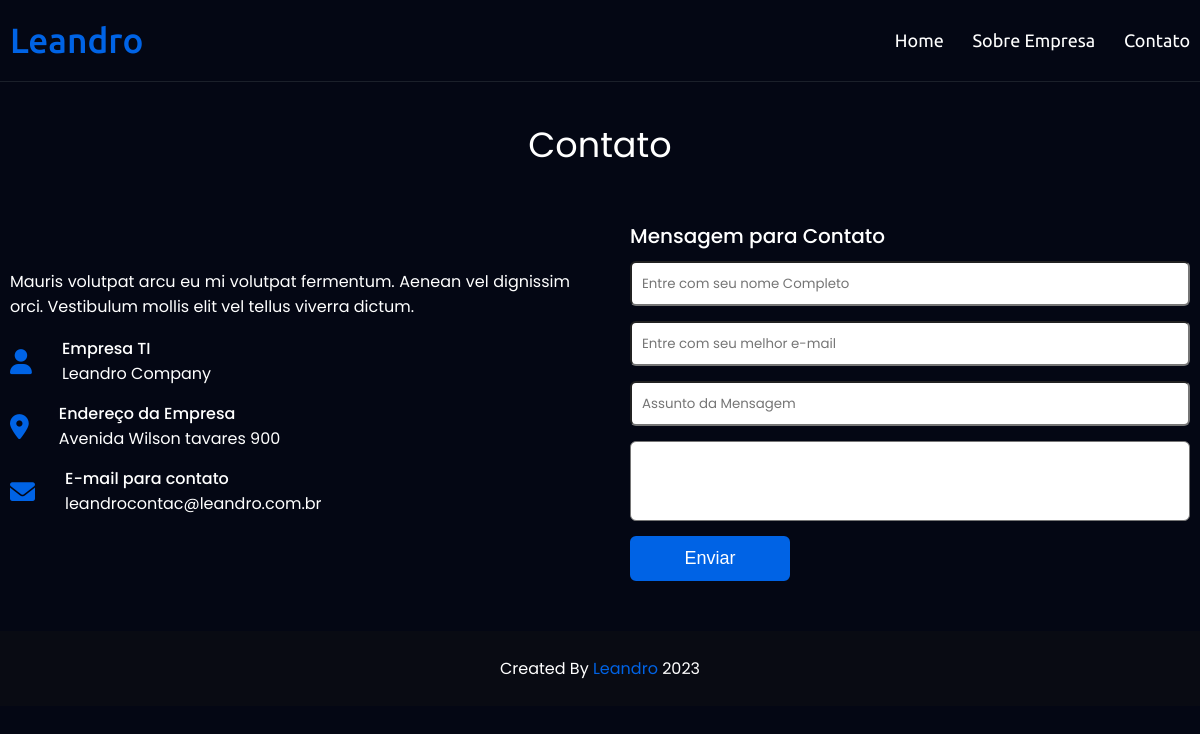
The app's page /contato with its own data.
### tables this page shows
CREATE TABLE `sts_contents_contacts` (
  `id` int(11) NOT NULL,
  `title_contact` varchar(220) NOT NULL,
  `desc_contact` text NOT NULL,
  `icon_company` varchar(44) NOT NULL,
  `title_company` varchar(220) NOT NULL,
  `desc_company` varchar(220) NOT NULL,
  `icon_address` varchar(45) NOT NULL,
  `title_address` varchar(220) NOT NULL,
  `desc_address` varchar(220) NOT NULL,
  `icon_email` varchar(45) NOT NULL,
  `title_email` varchar(220) NOT NULL,
  `desc_email` varchar(220) NOT NULL,
  `title_form` varchar(220) NOT NULL,
  `created` datetime NOT NULL,
  `modified` datetime DEFAULT NULL
);

CREATE TABLE `sts_footers` (
  `id` int(11) NOT NULL,
  `footer_desc` varchar(200) NOT NULL,
  `footer_text_link` varchar(220) NOT NULL,
  `footer_link` varchar(220) NOT NULL,
  `created` datetime NOT NULL,
  `modified` datetime DEFAULT NULL
);

### app/sts/Controllers/Contato.php (called while the page is built, shortened)
<?php
class Contato
{
    private  ?array  $data = null;
    public function index(): void
    {
        $contentContact = new StsContentContact();
        $this->data['content'] =  $contentContact->index();
        $footer = new StsFooter();
        $this->data['footer'] =  $footer->index();
        $loadView = new ConfigView("sts/Views/contato/contato", $this->data);
        $loadView->loadView();
    }
}

### index.php (called while the page is built, shortened)
<?php
$url = new ConfigController();
$url->loadPage();

### app/sts/Models/helper/stsRead.php (called while the page is built, shortened)
<?php
class StsRead extends StsConn
{
    private string $select;
    private object $query;
    private array $values = [];
    public function fullRead(string $query, ?string $parseString = null)
    {
        $this->select = $query;
        $this->exeInstruction();
    }
    private function exeInstruction()
    {
        $this->connection();
        try {
            $this->exeParameter();
            $this->query->execute();
            $this->result =  $this->query->fetchAll();
        } catch (PDOException $error) {
            $this->result = null;
        }
    }
    private function connection()
    {
        $this->conn = $this->connectDb();
        $this->query =  $this->conn->prepare($this->select);
        $this->query->setFetchMode(PDO::FETCH_ASSOC);
    }
    private function exeParameter()
    {
        if ($this->values) {
            foreach ($this->values as $link => $value) {
                if (($link == 'limit') || ($link == 'offset') || ($link == 'id')) {
                    $value =  (int) $value;
                }
                $this->query->bindValue(":{$link}", $value, (is_int($value) ? PDO::PARAM_INT : PDO::PARAM_STR));
            }
        }
    }
    private function parseString(?string $parseString = null)
    {
        if (!empty($parseString)) {
            parse_str($parseString, $this->values);
        }
    }
}

### app/sts/Models/helper/StsConn.php (called while the page is built, shortened)
<?php
abstract class StsConn
{
    private string $host = HOST;
    private string $user = USER;
    private string $pass = PASS;
    private string $dbname = DBNAME;
    private int $port = PORT;
    public function connectDb(): object
    {
        try {
            return $this->connect  = new  PDO(
                "mysql:host={$this->host};port={$this->port};dbname=" . $this->dbname,
                $this->user,
                $this->pass
            );
        } catch (PDOException $err) {
            die($err->getMessage());
        }
    }
}

### app/sts/Models/StsContentContact.php (called while the page is built, shortened)
<?php
class StsContentContact
{
    public function index(): ?array
    {
        $viewContentContact =  new StsRead();
        $viewContentContact->fullRead("SELECT title_contact, desc_contact, icon_company, title_company,
                                        desc_company, icon_address, title_address, desc_address, icon_email, title_email, desc_email, title_form
                            FROM  sts_contents_contacts
                            WHERE id=:id
                            LIMIT :limit", "id=1&limit=1");
        $this->data =   $viewContentContact->getResult();
        return $this->data;
    }
}

### app/sts/Models/StsFooter.php (called while the page is built, shortened)
<?php
class StsFooter
{
    public function index(): ?array
    {
        $viewFooter =  new StsRead();
        $viewFooter->fullRead("SELECT footer_desc, footer_text_link, footer_link
                            FROM  sts_footers
                            WHERE id=:id
                            LIMIT :limit", "id=1&limit=1");
         $this->data =   $viewFooter->getResult();
        return $this->data;
    }
}

### app/sts/Views/contato/contato.php (the view, shortened to what this page needs)
<?php
if (!empty($this->data['content'][0])) {
    extract($this->data['content'][0]);
} else {
    echo "<p style='color: #f00;'> Error: Nenhuma informação de contato encontrada </p>";
}
?>
<section class="contact">
    <div class="max-width">
        <h2 class="title">
            <?php if (isset($title_contact))
                echo  $title_contact;
            ?>
        </h2>
        <div class="contact-content">
            <div class="column left">
                <p>
                    <?php if (isset($desc_contact))
                        echo $desc_contact;
                    ?>
                </p>
                <div class="icons">
                    <div class="row">
                        <i class="<?= $icon_company ?>"></i>
                        <div class="info">
                            <div class="head">
                                <?php if (isset($title_company))
                                    echo $title_company;
                                ?>
                            </div>
                            <div class="sub-title">
                                <?php if (isset($desc_company))
                                    echo $desc_company;
                                ?>
                            </div>
                        </div>
                    </div>
                    <div class="row">
                        <i class="<?= $icon_address ?>"></i>
                        <div class="info">
                            <div class="head">
                                <?php if (isset($title_address))
                                    echo $title_address;
                                ?>
                            </div>
                            <div class="sub-title">
                                <?php if (isset($desc_address))
                                    echo $desc_address;
                                ?>
                            </div>
                        </div>
                    </div>
                    <div class="row">
                        <i class="<?= $icon_email ?>"></i>
                        <div class="info">
                            <div class="head">
                                <?php if (isset($title_email))
                                    echo $title_email;
                                ?>
                            </div>
                            <div class="sub-title">
                                <?php if (isset($desc_email))
                                    echo $desc_email;
                                ?>
                            </div>
                        </div>
                    </div>
                </div>
            </div>
            <div class="column right">
                <div class="text">
                    <?php if (isset($title_form))
                        echo $title_form;
                    ?>
                </div>
                <form action="" method="post">
                    <div class="fields">
                        <div class="field name">
                            <input type="text" name="name" id="name" placeholder="Entre com seu nome Completo" value="<?php if (isset($name)) echo $name ?? '' ?>">
                        </div>
                        <div class="field email">
                            <input type="email" name="email" id="email" placeholder="Entre com seu melhor e-mail" value="<?php if (isset($email)) echo $email  ?? '' ?>">
                        </div>
                    </div>
                    <div class="field">
                        <input type="text" name="subject" id="subject" placeholder="Assunto da Mensagem" value="<?php if (isset($subject)) echo $subject  ?? '' ?>">
                    </div>
                    <div class="field textarea">
                        <textarea name="content" id="content" placeholder="conteudo da mensagem" rows="6" cols="3">
                        <?php if (isset($subject)) echo $subject  ?? '' ?></textarea>
                    </div>
                    <div class="button-area">
                        <button type="submit" name="AddContMsg" id="AddContMsg" value="Enviar">Enviar</button>
                    </div>
                </form>
            </div>
        </div>
    </div>
</section>

### app/sts/Views/include/footer.php (shortened to what this page needs)
<?php
if (!empty($this->data['footer'][0])) {
    extract($this->data['footer'][0]);
?>
    <footer>
        <span>
            <?= $footer_desc ;?> <a href="#"><?= $footer_text_link ;?></a>
            <?= date('Y'); ?>
        </span>
    </footer>
<?php
} else {
    echo "<p style='color: #f00;'> Error: Nenhum Footer encontrado </p>";
}
?>
<link rel="stylesheet" href="<?= URL; ?>app/sts/assets/js/custom.js">
</body>
</html>

### app/sts/assets/css/custom.css (style rules this page uses)
* { margin: 0; padding: 0; box-sizing: border-box; text-decoration: none; }
:root { --main-color: #040714; --site-color: #fff; --active-color: #0063e5; --first-color: #08132f; --second-color: #090b13; --third-color: #1b202a; --bg-alert-danger: #f8d7da; --color-alert-danger: #842029; --border-alert-danger: #f5c2c7; --bg-alert-success: #d1e7dd; --color-alert-success: #0f5132; --border-alert-success: #badbcc; }
body { background-color: var(--main-color); color: var(--site-color); }
.max-width { max-width: 1300px; padding: 0 10px; margin: auto; }
section { padding: 50px 0; }
footer { background: var(--second-color); padding: 25px 23px; color: var(--site-color); text-align: center; font-family: 'Poppins', sans-serif; }
footer span a { color: var(--active-color); }
.contact { color: var(--site-color); background-color: var(--main-color); font-family: 'Poppins', sans-serif; }
.contact .title { text-align: center; margin-bottom: 50px; padding-top: 50px; font-weight: 400; font-size: 35px; }
.contact .contact-content { display: flex; flex-wrap: wrap; align-items: center; justify-content: space-between; }
.contact .contact-content .column { width: calc(50% - 30px); }
.contact .contact-content .left p { text-align: justify; }
.contact .contact-content .left .icons { margin: 10px 0; }
.contact .contact-content .row { display: flex; height: 65px; align-items: center; }
.contact .contact-content .row .info { margin-left: 30px; }
.contact .contact-content .row i { font-size: 25px; color: var(--active-color); }
.contact .contact-content .info .head { font-weight: 500; }
.contact .contact-content .info .sub-title { color: var(--site-color); }
.contact .contact-content .text { font-size: 20px; font-weight: 500; margin-bottom: 10px; }
.contact .right form .field, .contact .right form .fields .field { height: 45px; width: 100%; margin-bottom: 15px; }
.contact .right form .textarea { height: 80px; width: 100%; }
.contact .right form .field input, .contact .right form .field textarea { height: 100%; width: 100%; border-radius: 6px; outline: none; padding: 0 10px; font-family: 'Poppins', sans-serif; transition: all 0.3s ease; }
.contact .right form .textarea textarea { padding-top: 10px; resize: none; }
.contact .right form .button-area { display: flex; align-items: center; }
.right form .button-area button { background-color: var(--active-color); color: var(--site-color); display: block; width: 160px !important; height: 45px; outline: none; font-size: 18px; font-weight: 400; border-radius: 6px; cursor: pointer; flex-wrap: wrap; border: 2px solid var(--active-color); transition: all 0.3s ease; }

### records on screen
sts_contents_contacts: title_contact "Contato", desc_contact "Mauris volutpat arcu eu mi volutpat fermentum. Aenean vel dignissim orci. Vestibulum mollis elit vel tellus viverra dictum.", title_company "Empresa TI", desc_company "Leandro Company", title_address "Endereço da Empresa", desc_address "Avenida Wilson tavares 900", title_email "E-mail para contato", desc_email "leandrocontac@leandro.com.br", title_form "Mensagem para Contato"
sts_footers: footer_desc "Created By", footer_text_link "Leandro"
